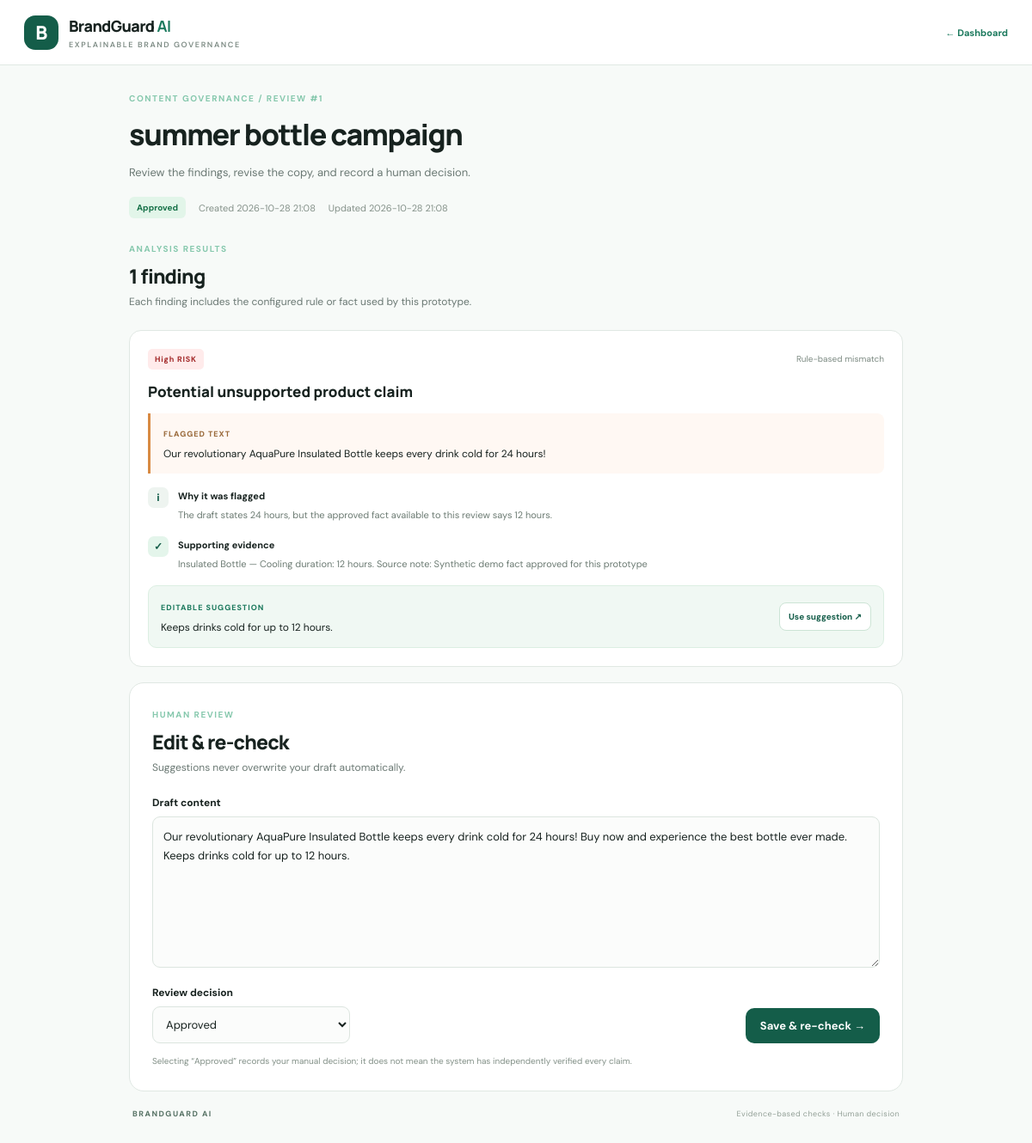
The page /review/1 on the database its author committed.
### tables this page shows
CREATE TABLE reviews (
                id INTEGER PRIMARY KEY AUTOINCREMENT,
                title TEXT NOT NULL,
                draft TEXT NOT NULL,
                findings_json TEXT NOT NULL,
                status TEXT NOT NULL DEFAULT 'Draft',
                created_at TEXT NOT NULL,
                updated_at TEXT NOT NULL
            );

### app.py (the view)
@app.route("/review/<int:review_id>")
def review_detail(review_id):
    import json
    with get_db() as db:
        review = db.execute("SELECT * FROM reviews WHERE id=?", (review_id,)).fetchone()
    if not review:
        flash("Review not found.", "error")
        return redirect(url_for("index"))
    return render_template("review.html", review=review, findings=json.loads(review["findings_json"]))

### app.py (called while the page is built)
def get_db():
    conn = sqlite3.connect(DB_PATH)
    conn.row_factory = sqlite3.Row
    return conn

### templates/review.html (shortened to what this page needs)
<!doctype html>
<html lang="en"><head><link rel="stylesheet" href="{{ url_for('static', filename='style.css') }}"></head>
<body><header class="topbar"><a class="brand" href="/"><span class="brand-mark">B</span><span>BrandGuard <b>AI</b><small>EXPLAINABLE BRAND GOVERNANCE</small></span></a><a class="back-link" href="/">← Dashboard</a></header>
<main class="shell review-shell">
  <div class="eyebrow">CONTENT GOVERNANCE / REVIEW #{{ review.id }}</div><h1 class="review-title">{{ review.title }}</h1><p class="review-intro">Review the findings, revise the copy, and record a human decision.</p>
  <div class="review-meta"><span class="status status-{{ review.status|lower|replace(' ', '-') }}">{{ review.status }}</span><span>Created {{ review.created_at[:16].replace('T',' ') }}</span><span>Updated {{ review.updated_at[:16].replace('T',' ') }}</span></div>
  <section class="findings-wrap"><div class="panel-heading"><div><span class="step">ANALYSIS RESULTS</span><h2>{{ findings|length }} finding{% if findings|length != 1 %}s{% endif %}</h2><p>Each finding includes the configured rule or fact used by this prototype.</p></div></div>
  {% for finding in findings %}
  <article class="finding-card">
    <div class="finding-top"><span class="severity severity-{{ finding.severity|lower }}">{{ finding.severity }} RISK</span><span class="confidence">{{ finding.confidence }}</span></div>
    <h3>{{ finding.category }}</h3><div class="flagged"><span>FLAGGED TEXT</span><p>{{ finding.flagged_text }}</p></div>
    <div class="finding-detail"><span class="detail-icon">i</span><div><b>Why it was flagged</b><p>{{ finding.reason }}</p></div></div>
    <div class="finding-detail evidence"><span class="detail-icon">✓</span><div><b>Supporting evidence</b><p>{{ finding.evidence }}</p></div></div>
    <div class="suggestion"><div><span>EDITABLE SUGGESTION</span><p>{{ finding.suggestion }}</p></div><button type="button" class="copy-suggestion" data-suggestion="{{ finding.suggestion|e }}">Use suggestion ↗</button></div>
  </article>
  {% endfor %}
  </section>
  <section class="panel edit-panel"><div class="panel-heading"><div><span class="step">HUMAN REVIEW</span><h2>Edit & re-check</h2><p>Suggestions never overwrite your draft automatically.</p></div></div>
    <form action="{{ url_for('update_review', review_id=review.id) }}" method="post" id="updateForm">
      <label for="draft">Draft content</label><textarea name="draft" id="draft" rows="7" required>{{ review.draft }}</textarea>
      <div class="status-row"><div><label for="status">Review decision</label><select name="status" id="status"><option {% if review.status == 'Approved' %}selected{% endif %}>Approved</option></select></div><button class="button button-primary" type="submit">Save & re-check →</button></div>
      <p class="helper-text">Selecting “Approved” records your manual decision; it does not mean the system has independently verified every claim.</p>
    </form>
  </section>
  <footer><span>BRANDGUARD AI</span><span>Evidence-based checks · Human decision</span></footer>
</main>
</body></html>

### rows shown on the page
reviews: id "1", title "summer bottle campaign", status "Approved", created_at "2026-10-28 21:08", updated_at "2026-10-28 21:08", draft "Our revolutionary AquaPure Insulated Bottle keeps every drink cold for 24 hours! Buy now and experience the best bottle ever made. Keeps drinks cold for up to 12 hours."

### other values the page prints
{{ findings|length }} "1"
{{ finding.severity }} "High"
{{ finding.confidence }} "Rule-based mismatch"
{{ finding.category }} "Potential unsupported product claim"
{{ finding.flagged_text }} "Our revolutionary AquaPure Insulated Bottle keeps every drink cold for 24 hours!"
{{ finding.reason }} "The draft states 24 hours, but the approved fact available to this review says 12 hours."
{{ finding.evidence }} "Insulated Bottle — Cooling duration: 12 hours. Source note: Synthetic demo fact approved for this prototype"
{{ finding.suggestion }} "Keeps drinks cold for up to 12 hours."
